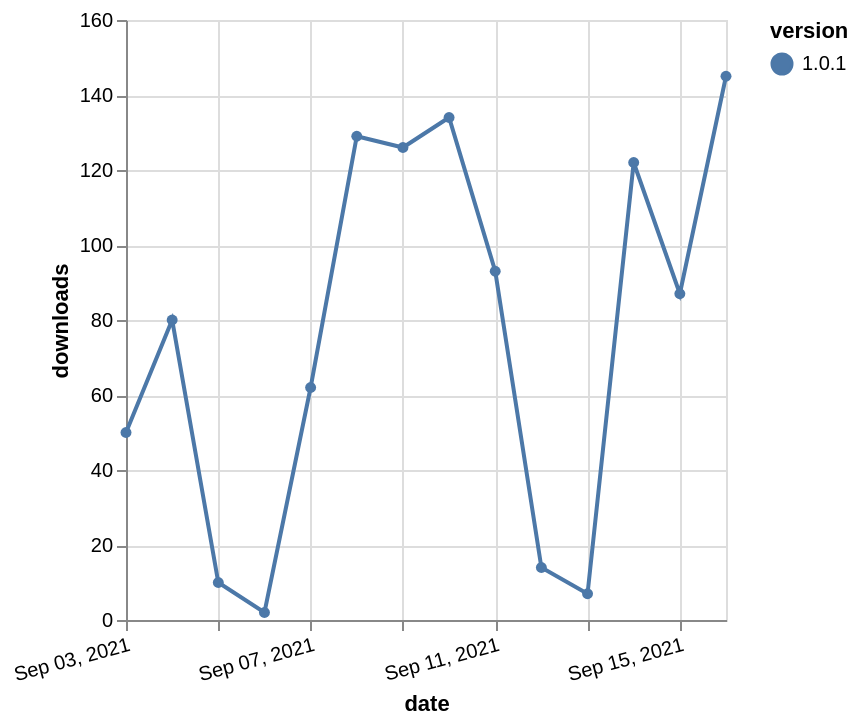

Express this chart as Vega-Lite.
### Vega-Lite specification from a JSON file in a GitHub repository (floating-point values rounded to 4 significant figures)
{"$schema": "https://vega.github.io/schema/vega-lite/v5.json", "description": "A simple bar chart with embedded data.", "data": {"values": [{"date": "2021-09-03", "total": 55052, "delta": 50, "version": "1.0.1"}, {"date": "2021-09-04", "total": 55132, "delta": 80, "version": "1.0.1"}, {"date": "2021-09-05", "total": 55142, "delta": 10, "version": "1.0.1"}, {"date": "2021-09-06", "total": 55144, "delta": 2, "version": "1.0.1"}, {"date": "2021-09-07", "total": 55206, "delta": 62, "version": "1.0.1"}, {"date": "2021-09-08", "total": 55335, "delta": 129, "version": "1.0.1"}, {"date": "2021-09-09", "total": 55461, "delta": 126, "version": "1.0.1"}, {"date": "2021-09-10", "total": 55595, "delta": 134, "version": "1.0.1"}, {"date": "2021-09-11", "total": 55688, "delta": 93, "version": "1.0.1"}, {"date": "2021-09-12", "total": 55702, "delta": 14, "version": "1.0.1"}, {"date": "2021-09-13", "total": 55709, "delta": 7, "version": "1.0.1"}, {"date": "2021-09-14", "total": 55831, "delta": 122, "version": "1.0.1"}, {"date": "2021-09-15", "total": 55918, "delta": 87, "version": "1.0.1"}, {"date": "2021-09-16", "total": 56063, "delta": 145, "version": "1.0.1"}]}, "width": "container", "mark": {"type": "line", "point": {"filled": true}}, "encoding": {"x": {"field": "date", "type": "temporal", "timeUnit": "yearmonthdate", "title": "date", "axis": {"labelAngle": -15}}, "y": {"field": "delta", "type": "quantitative", "title": "downloads"}, "color": {"field": "version", "type": "nominal"}, "tooltip": {"field": "delta"}}}
